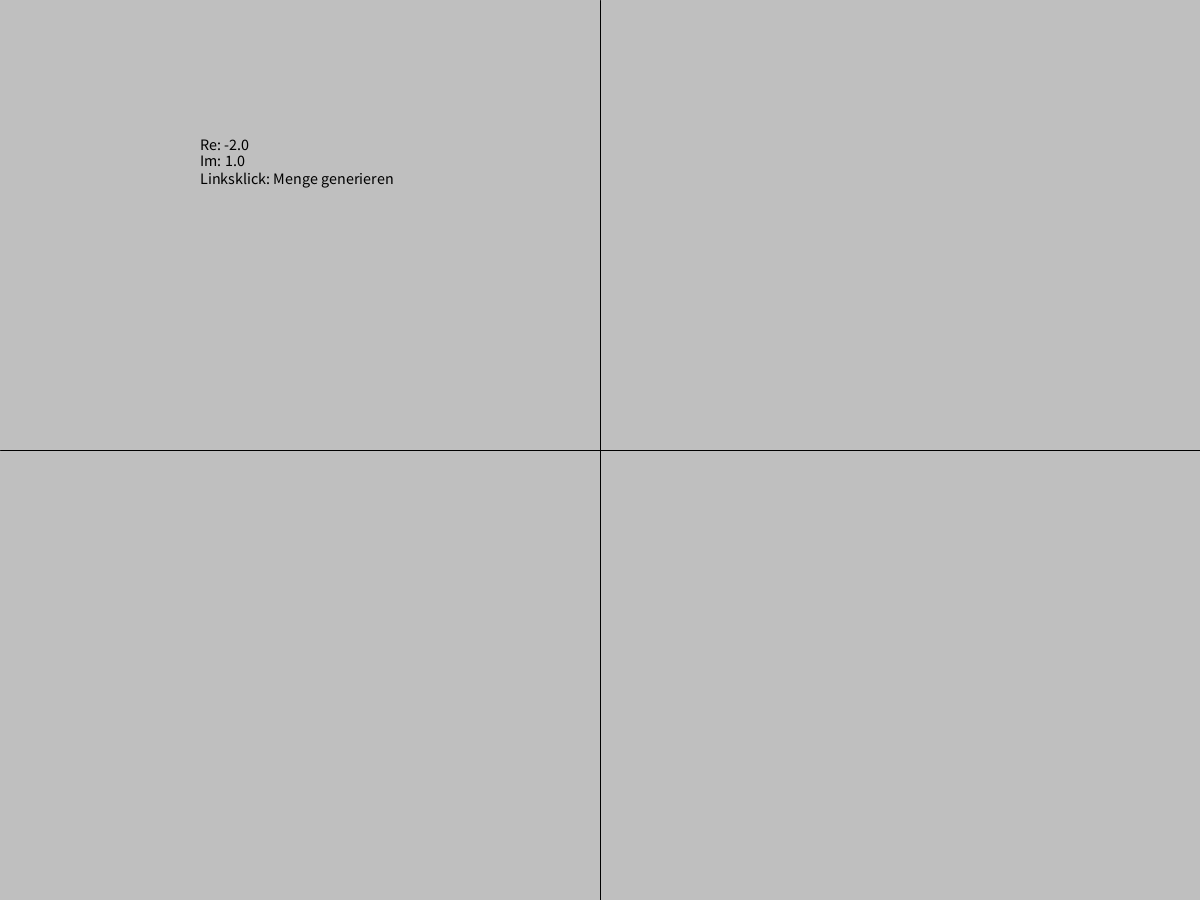
Frame 1 (no input)
Frame 60 (the mouse pressed at the canvas centre just before this capture): identical to frame 1, image omitted
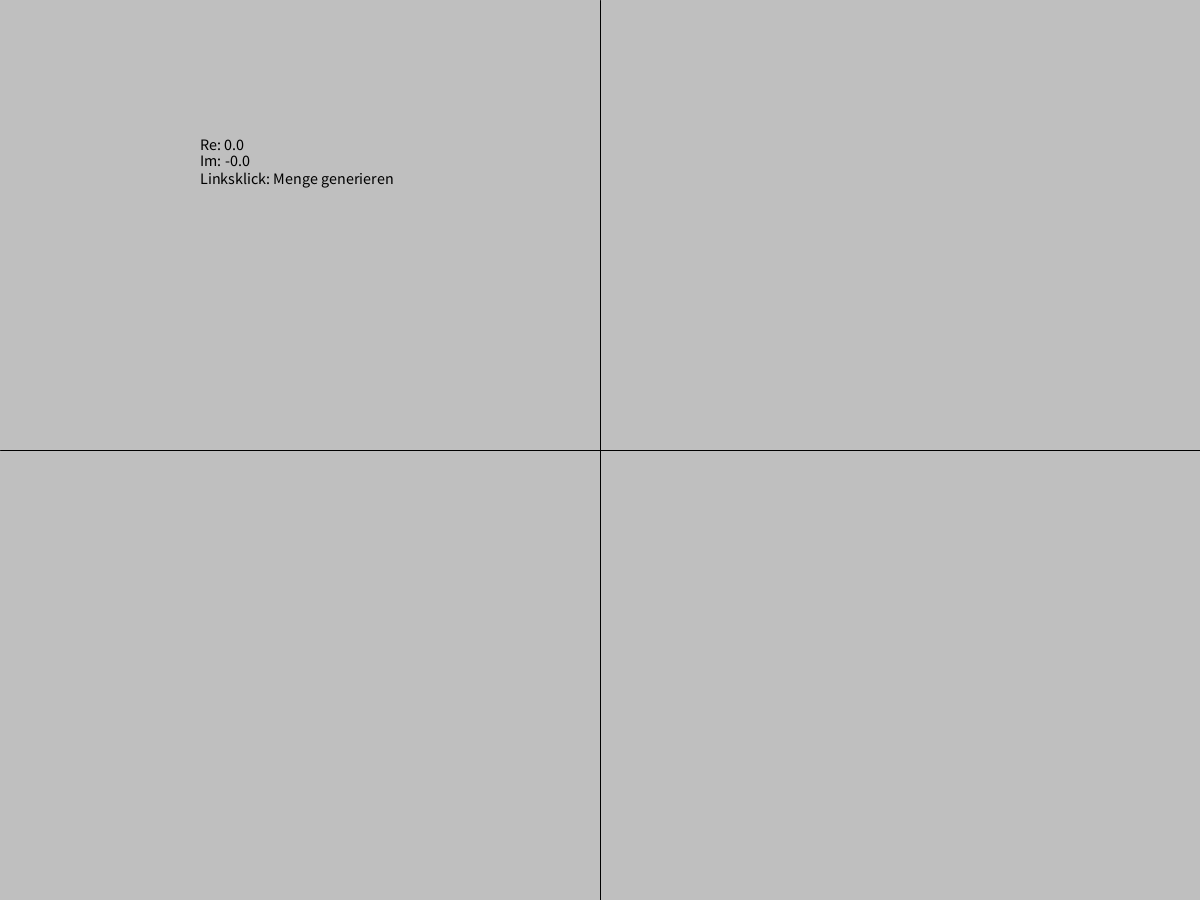
Frame 120 (the mouse held since frame 60 and released just before this capture)

The Processing sketch that drew these frames (run headless with seeded random() and noise(); from frame 60 on, the mouse is pressed at the canvas centre):

// Processing sketch: Julia
// ── Julia.pde
double x;
float xx;
double y;
float yy;
float a;
float b;
double t;
int iterations = 200;
int k;
float mausX;
float mausY;
boolean running = false;
boolean start = false;
boolean finished = false;

void setup() {
  colorMode(RGB, iterations, 2*iterations, 3*iterations);
  size(1200, 900);
  background(0.75*iterations, 2*0.75*iterations, 3*0.75*iterations);
  textSize(16);
}
void draw() {
  if (!start && !running) {
    background(0.75*iterations, 2*0.75*iterations, 3*0.75*iterations);
    line(0, height/2, width, height/2);
    line(width/2, 0, width/2, height);
    mausX = map(mouseX, 0, width, -2, 2);
    mausY = map(mouseY, 0, height, -1, 1)*-1;

    fill(0, 0, 0);
    text("Re: "+mausX, width/6, height/6);
    text("Im: "+mausY, width/6, height/6+16);
    text("Linksklick: Menge generieren", width/6, height/6+34);
  }
  if (start && !running) {
    running = true;
    make();
  }
}
void mousePressed() {
  if (!running && mouseButton==LEFT) {
    start = true;
    background(0.75*iterations, 2*0.75*iterations, 3*0.75*iterations);
    a = mausX;
    b = mausY;
  }
  if (finished && mouseButton==RIGHT) {
    start = false;
    running = false;
  }
}
void make() {
  for (int i = 0; i < height; i = i+1) {
    x = -2;
    
    
   
    for (int j = 0; j < width; j = j+1) {
      x = map(j, 0, width, -2, 2);
      y = map(i, 0, height, -1.5, 1.5);
      k = 0;
      while (k<iterations && (x*x + y*y) <4) {
        t = (x*x) - (y*y) + a;
        y = 2*x*y+b;
        x = t;
        k++;
      }


      fill(iterations-k, iterations-k, iterations-k);
      noStroke();
      rect(j, i, 1, 1);
      //rect(map(-xx, -2, 2, 0, width), height-map(-yy, -1.5, 1.5, 0, height), 1, 1);
    }
  }
  fill(0, 0, 0);
  text("Juliamenge: Re="+a+" und Im="+b, 0, 16);
  text("Rechtsklick: Neue Menge", 0, 34);

  finished = true;
}
